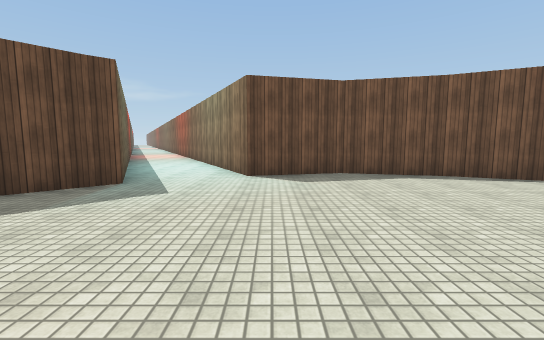
[1] (above)

18 first-person views from a walk through a Unity game level. The camera is 1.4 m above the floor, tilts 6° down and sees 90° across. The floor is counted in squares, 2 m on a side. Each view is taken from the middle of a square. On the plan, view 1 faces up. The plan holds only what a view shows up to about 9 squares ahead; the rest is blank. The place goes on beyond the plan. The player character is not drawn. Surface patterns are stand-ins for the level's own textures.

[2]
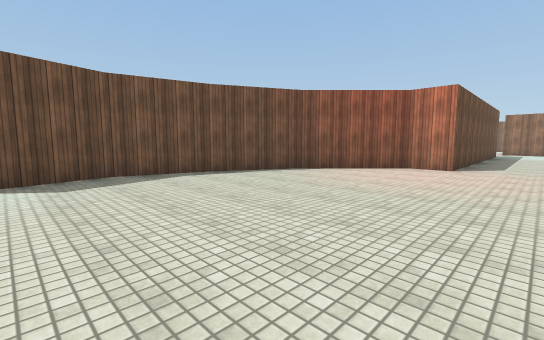

[3]
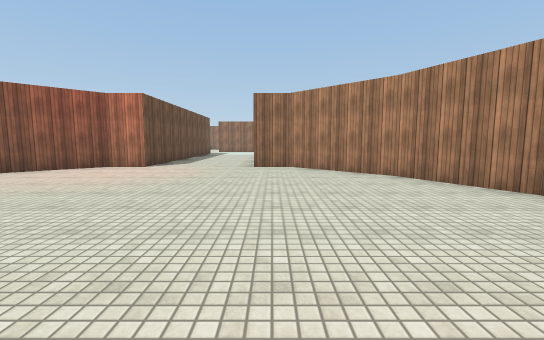

[4]
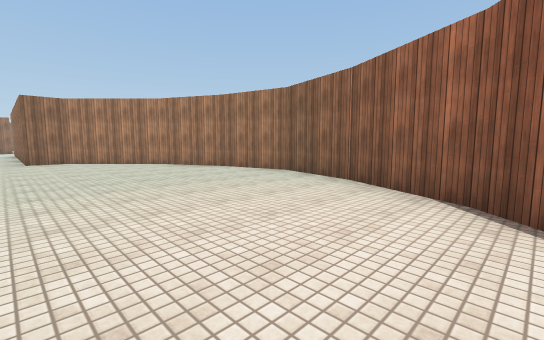

[5]
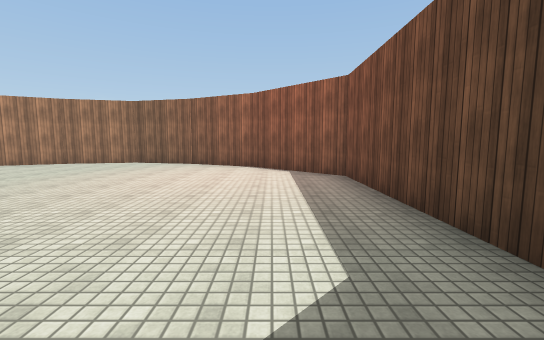

[6]
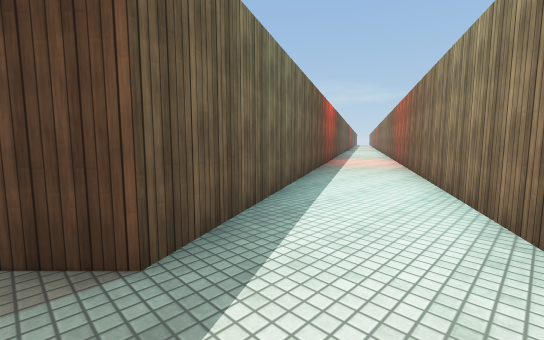

[7]
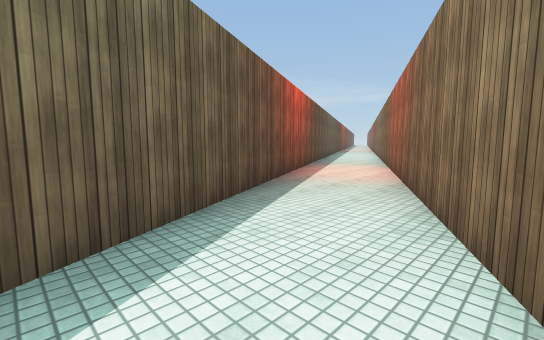

[8]
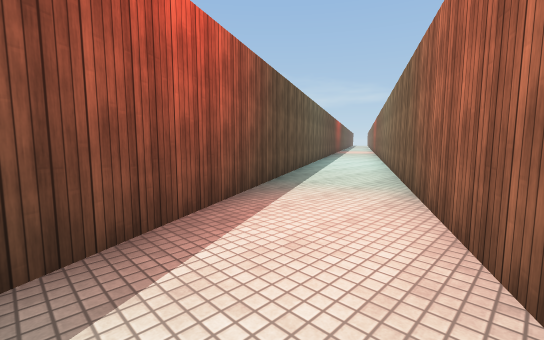

[9]
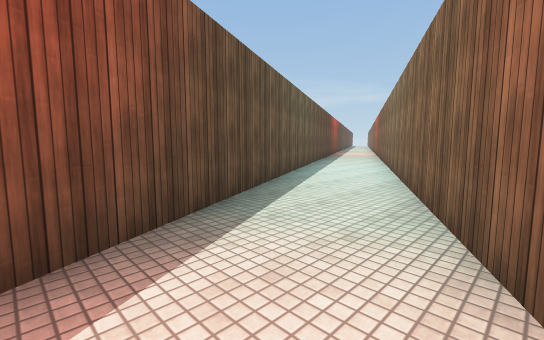

[10]
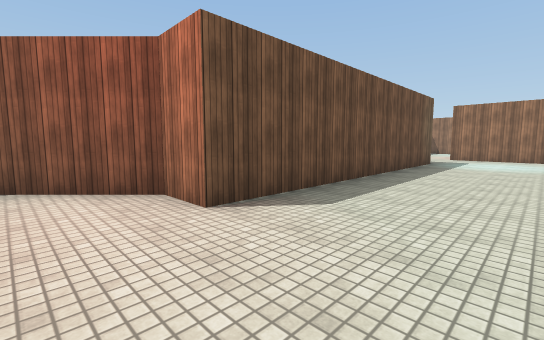

[11]
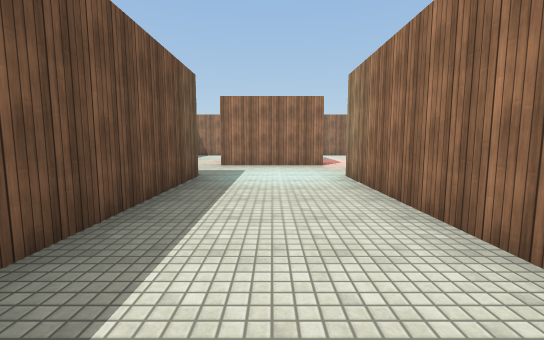

[12]
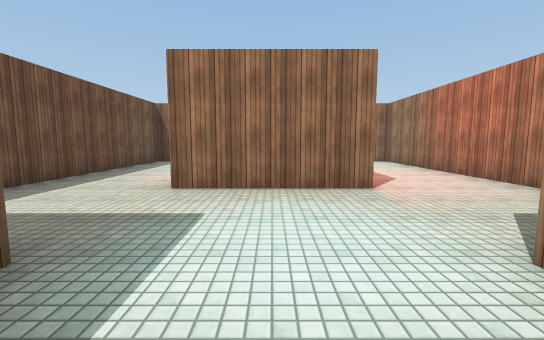

[13]
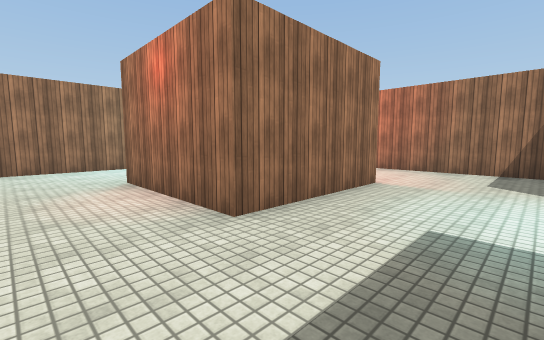

[14]
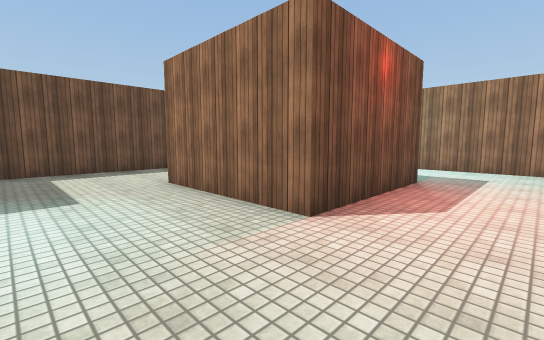

[15]
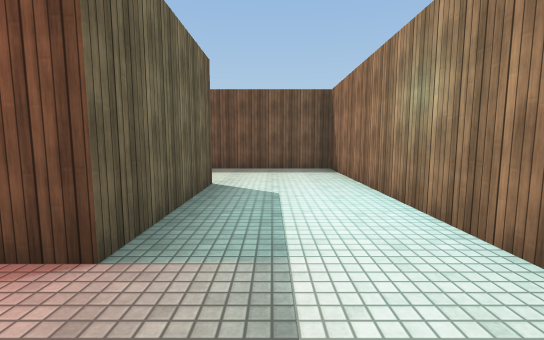

[16]
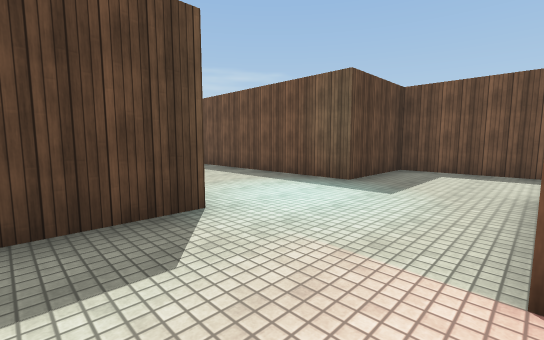

[17]
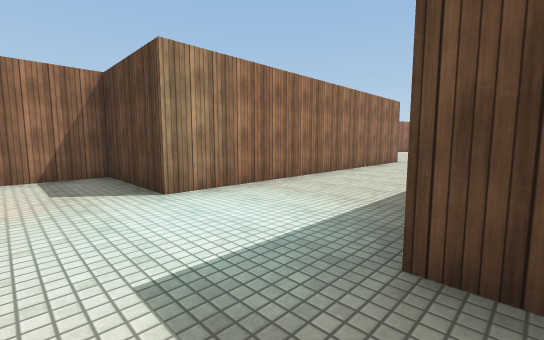

[18]
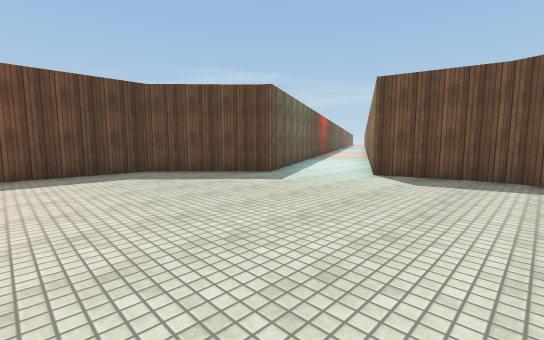

### Floor plan
Points are (right, up) in squares from view 1. A wall is a line through its corners. A room is listed if a view was taken in it or the views show most of it. See-through windows are left out.
Room 1 (views 1, 2, 3, 4, 5, 6, 7, 8, 9, 10, 11, 12, 13, 14, 15, 16, 17, 18)
walls: (3.6, 5.5) (1.5, 6) (-0.5, 5.5) (-7.5, 19.6); (-2.8, 4.3) (-4.5, 2.5) (-4.5, -2.5) (-2.5, -4.5) (-0.4, -5.5); (-0.5, -5.5) (1.5, -6) (3.5, -5.5) (5.5, -4.5) (7.5, -2.5) (7.5, -1.5) (15.5, -1.5) (15.5, -4) (23.1, -4); (18, 1.5) (21, 1.5) (21, -1.5) (18, -1.5) (18, 1.5); (23.5, -3.1) (23.5, 4) (15.5, 4) (15.5, 1.5) (7.5, 1.5) (7.5, 2.5) (5.5, 4.5) (3.4, 5.5); (-10, 19.6) (-2.5, 4.5) (-2.8, 4.2)

Where each view was taken, in squares from view 1:
view 1: 0 up, 0 right, facing up
view 2: 0 up, 0 right, facing up-right
view 3: 2 down, 0 right, facing right
view 4: 1 down, 3 left, facing down-right
view 5: 3 up, 3 left, facing down
view 6: 4 up, 1 left, facing up-left
view 7: 7 up, 2 left, facing up-left
view 8: 11 up, 4 left, facing up-left
view 9: 13 up, 5 left, facing up-left
view 10: 1 down, 6 right, facing up-right
view 11: 0 up, 10 right, facing right
view 12: 0 up, 14 right, facing right
view 13: 3 up, 16 right, facing down-right
view 14: 3 down, 16 right, facing up-right
view 15: 3 down, 22 right, facing up
view 16: 3 down, 18 right, facing up-left
view 17: 2 up, 17 right, facing down-left
view 18: 0 up, 2 right, facing up-left
